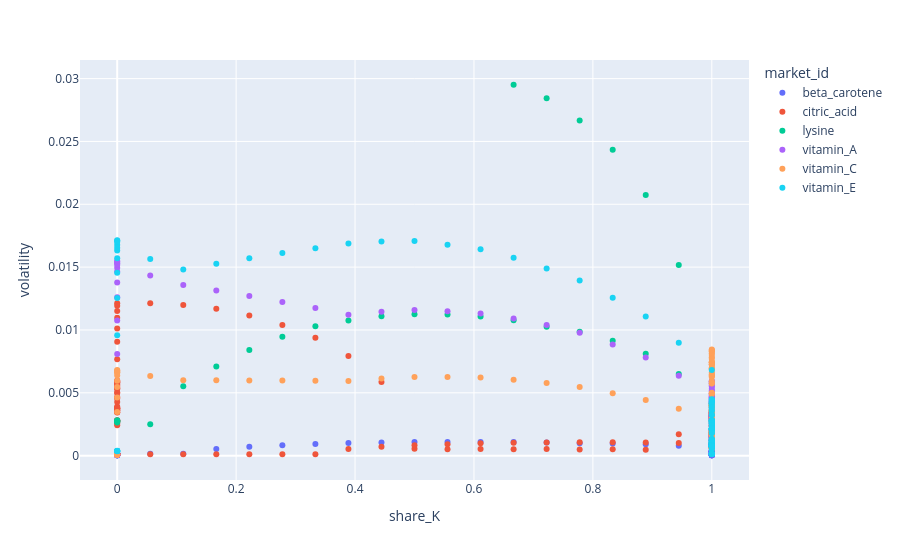

The notebook cell saved with this chart:
### Code cell
px.scatter(
    df,
    x="share_K",
    y="volatility",
    color="market_id"
)
